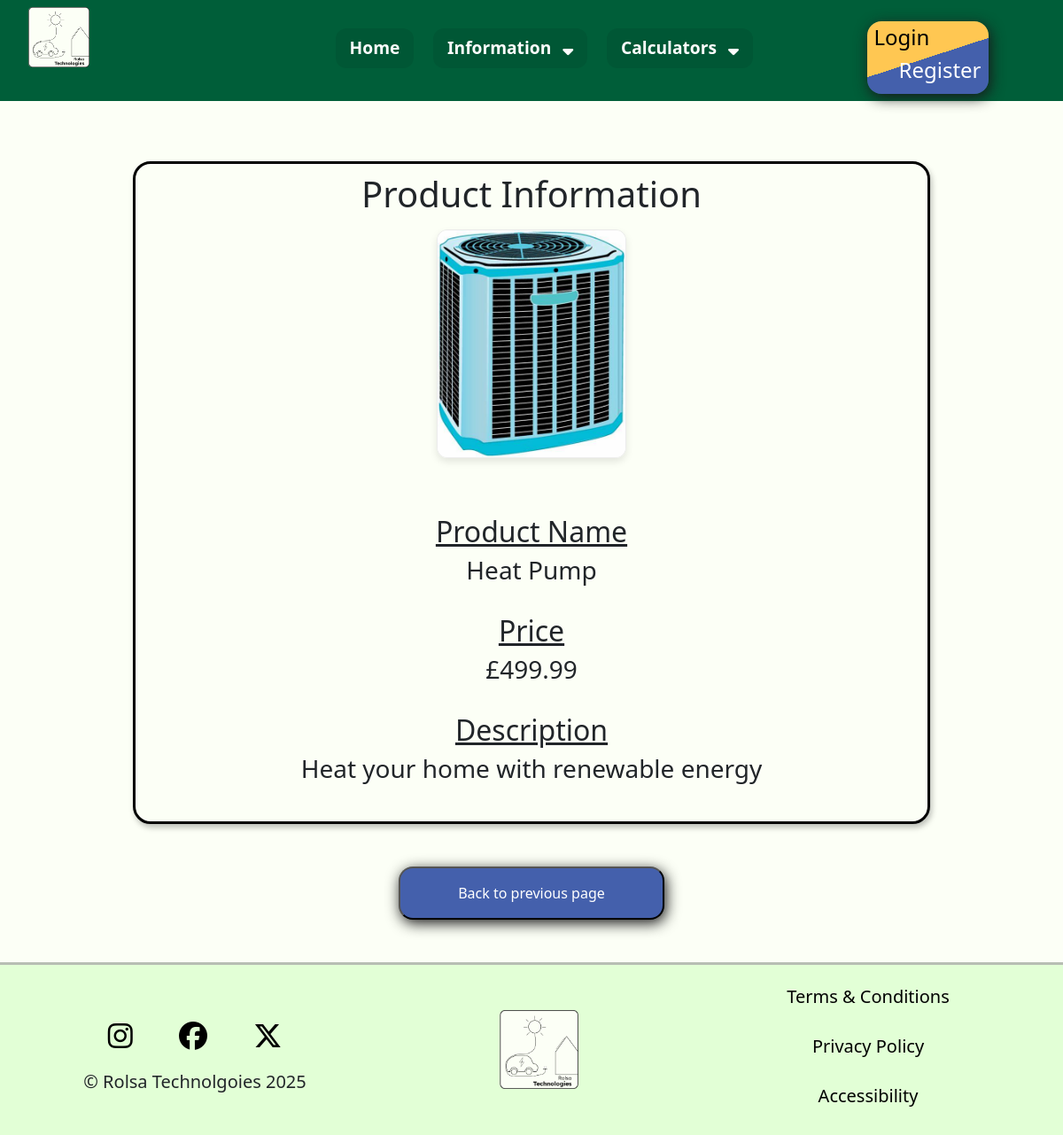
Screenshot of /product_6 with the database file from the repository.
### tables this page shows
CREATE TABLE Products(
    ProductID INTEGER NOT NULL,
    Title VARCHAR(50) NOT NULL,
    Description TEXT NOT NULL,
    Price FLOAT NOT NULL,
    PRIMARY KEY (ProductID)
);

### main.py (the view)
@app.route("/product_<productID>")
def product(productID):
    ProductInfo = Get.RetrieveProductInfo(productID)
    return render_template("product.html", ProductInfo = ProductInfo)

### get.py (called while the page is built)
def RetrieveProductInfo(productID):
    ProductInfo = {}
    con = sqlite3.connect("RolsaDB.db")
    cursor = con.cursor()
    cursor.execute("SELECT Title, Description, Price FROM Products WHERE ProductID = ?", (productID,))
    ProductInfo = cursor.fetchone()
    con.close()
    ProductInfo = {
        "ProductID": productID,
        "Title": ProductInfo[0],
        "Description": ProductInfo[1],
        "Price": ProductInfo[2]
    }
    return ProductInfo

### main.py (called while the page is built)
@app.context_processor
def inject_global_data():
    return {
        "account": session.get('account', None), #email address is considered as account
        "type": session.get('type', None) #type is considered as account type (Personal, Business, Admin)
    }

### templates/product.html (shortened to what this page needs)
{% extends "base.html" %}
{% block css %}
<link rel="stylesheet" href="{{ url_for('static', filename='css/information.css') }}">
{% endblock %}
{% block content %}
<br><br>
<div class="box">
    <center>
        <h1>Product Information</h1>
        <img src="/static/images/products/{{ ProductInfo.ProductID }}.jpg" id="size" alt="" class="image" onerror="this.outerHTML='<h4>Image not found.</h4>';">
        <br><br>
        <h2>Product Name</h2>
        <h3>{{ ProductInfo.Title }}</h3>
        <br>
        <h2>Price</h2>
        <h3>£{{ ProductInfo.Price }}</h3>
        <br>
        <h2>Description</h2>
        <h3>{{ ProductInfo.Description }}</h3>
        <br>
    </center>
</div>
<br><br>
<center>
<button id="BlueButton" onclick="history.back()">Back to previous page</button>
</center>
<br><br>
{% endblock %}

### static/css/general.css (style rules this page uses)
body { font-family: "Lexend", sans-serif; margin: 0; padding: 0; background-color: #FCFFF6 !important; color: #191919; }
h1 { text-align: center; margin-bottom: 1.5vh; }
h2 { text-align: center; text-decoration: underline; margin-top: 2vh; margin-bottom: 1vh; }
#BlueButton { background-color: #4460AC; color: white; padding: 2vh 4vh; border-radius: 2vh; min-width: 300px; max-width: 95%; box-shadow: 0.25vh 0.5vh 2vh #191919; transition: 0.25s; }

### static/css/information.css (style rules this page uses)
ol img, .box img { max-width: 75%; border-radius: 1.5vh; box-shadow: 0 4px 8px rgba(0, 0, 0, 0.1); border-bottom: 0.1px solid #eeeeee; border-left: 0.1px solid #ececec; border-right: 0.1px solid #ececec; border-top: 0.1px solid #eaeaea; margin-left: auto; margin-right: auto; display: block; margin-bottom: 2vh; margin-top: 2vh; }
.box { margin: 0 auto; border: 3px solid #000; padding: 10px 20px; width: 75%; background-color: #FCFFF6; border-radius: 2.5vh; text-align: center; box-shadow: 2px 4px 6px rgba(0, 0, 0, 0.25); }
#size { width: 25% !important; }

### rows the page displays
Products: Title "Heat Pump", Price "499.99", Description "Heat your home with renewable energy"
